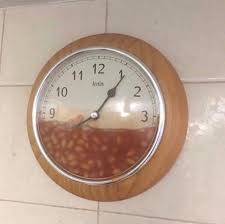
#> input picture imageProcessing/Examples/example.tiff, 225 x 224 px
$ python PIL_Image_Processing_002.py
#> lines starting #> are read from the running program, lines starting #| are printed output that depends on the picture
#this illustrates image processing with PIL
from PIL import Image
from PIL import ImageEnhance
import matplotlib.pyplot as plt
import numpy as np
import time

#1 create images and get info
image = Image.open("example.tiff")
#> image is the input picture: PIL image 225x224 RGB; mean R, G, B 186, 163.4, 148.8
another_image = Image.open("filter.tiff")
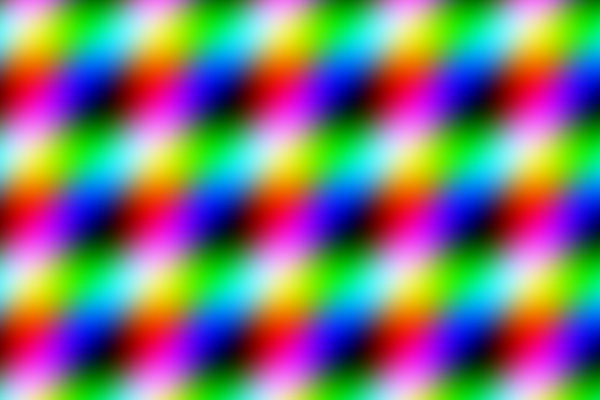
#> input picture imageProcessing/Examples/filter.tiff, 600 x 400 px
#> another_image is the input picture: PIL image 600x400 RGB; mean R, G, B 123, 122.9, 119.6
# [10 lines of commented-out code are left out]
left = 100
right = 550
top = 50
bottom = 380
crop_image = image.crop((left,top,right,bottom))
#crop_image.show()

#3 Transpose Image
transpose_image = image.transpose(Image.ROTATE_90)
#transpose_image.show()

#4 Resize Image
newsize = (200,200)
resized_image = image.resize(newsize, Image.BICUBIC)
#resized_image.show()

#5 Rotate Image
angle = 30
rotated_image = image.rotate(angle)
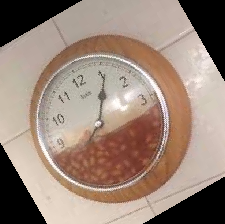
#> rotated_image: PIL image 225x224 RGB; mean R, G, B 154.3, 134.1, 121.3
#rotated_image.show()

#6 B&W Image
bw_image = image.convert('L')
#bw_image.show()

#7 Image Enhancement
image1 = ImageEnhance.Color(image).enhance(0.1)
image2 = ImageEnhance.Contrast(image).enhance(7)
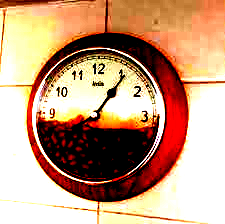
#> image2: PIL image 225x224 RGB; mean R, G, B 196.9, 156, 126.6
image3 = ImageEnhance.Sharpness(image).enhance(2.3)
image4 = ImageEnhance.Brightness(image).enhance(1)
# [6 lines of commented-out code are left out]
image5=image.copy()
image6=another_image.copy()
image6=image6.resize(image5.size)
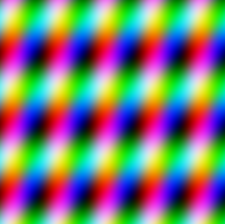
#> image6: PIL image 225x224 RGB; mean R, G, B 123, 122.9, 119.6
print (image5.size)
#| (225, 224)
print (image6.size)
#| (225, 224)
#image_blend = Image.blend(image5, image6, 0.5)
#image_blend.show()

#9 transform
image7 = image.copy()
xsz = image7.size[0]/2
#> xsz = 112.5
ysz = image7.size[1]/2
#> ysz = 112
image7 = image7.transform(image7.size, Image.AFFINE,(1,-0.5, xsz,0,1,0))
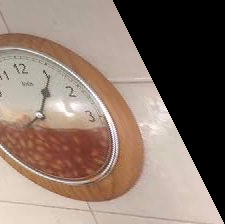
#> image7: PIL image 225x224 RGB; mean R, G, B 137.1, 118.6, 107.6
#image7.show()
image8=image.copy()
image8 = image8.transform(image8.size, Image.EXTENT,(50,50,xsz,ysz))
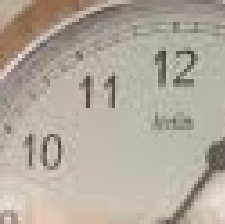
#> image8: PIL image 225x224 RGB; mean R, G, B 178.9, 169.8, 157.6
#image8.show()

#10 channel splitting
image9 = image.copy()
rgb = image9.split()
image9 = Image.merge("RGB", (rgb[1],rgb[0],rgb[2]))
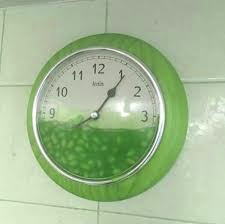
#> image9: PIL image 225x224 RGB; mean R, G, B 163.4, 186, 148.8
#image9.show()
